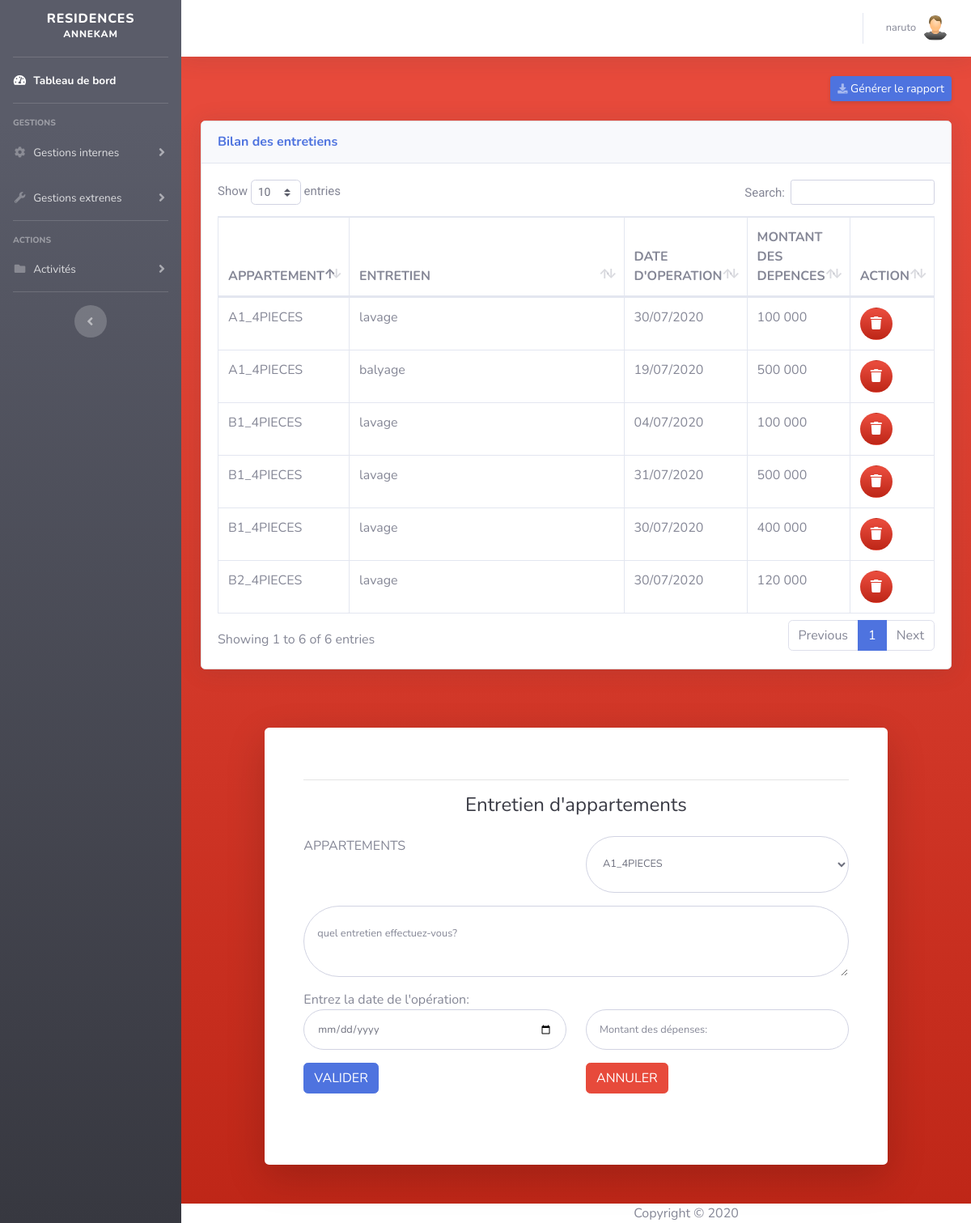
The page /admin/recoveries.php (signed in) on the database its author committed.
### tables this page shows
CREATE TABLE IF NOT EXISTS `entretien` (
  `id_ent` varchar(11) NOT NULL,
  `lib_ent` varchar(255) NOT NULL,
  `id_appart` int(11) NOT NULL,
  `dat_op` date NOT NULL,
  `mont_entretien` int(11) NOT NULL,
  PRIMARY KEY (`id_ent`),
  KEY `id_appart` (`id_appart`)
);

CREATE TABLE IF NOT EXISTS `appartement` (
  `id_appart` int(11) NOT NULL AUTO_INCREMENT,
  `lib_appart` varchar(30) NOT NULL,
  `tar_jour` int(11) NOT NULL,
  `tar_mois` int(11) NOT NULL,
  `id_bat` int(3) NOT NULL,
  PRIMARY KEY (`id_appart`),
  KEY `appartement_ibfk_1` (`id_bat`)
);

### Model/Recovery.php (called while the page is built, shortened)
<?php
	class recovery
	{
		public function all_recoveries()
		{
			require 'confige.php';
	        $ent = $bdd->query("SELECT SQL_NO_CACHE e.lib_ent, e.mont_entretien, e.dat_op, a.lib_appart, e.mont_entretien, e.id_ent FROM entretien e, appartement a WHERE e.id_appart=a.id_appart");
	        return $ent;
		}
	}
?>

### admin/recoveries.php (the view, shortened to what this page needs)
<?php
  include("../Model/confige.php");
  require "../Model/Recovery.php";
?>
<!DOCTYPE html>
<html lang="en">
<head>
  <link href="../vendor/fontawesome-free/css/all.min.css" rel="stylesheet" type="text/css">
  <link href="../css/sb-admin-2.min.css" rel="stylesheet">
  <link href="../vendor/datatables/dataTables.bootstrap4.min.css" rel="stylesheet">
  <link rel="stylesheet" href="../assets/css/tablestyle.css">
  <link rel="stylesheet" href="../assets/css/style.css">
</head>
<body id="page-top">
  <div id="wrapper">
    <div id="content-wrapper" class="d-flex flex-column bg-gradient-danger">
      <div id="content">
        <nav class="navbar navbar-expand navbar-light bg-white topbar mb-4 static-top shadow">
          <ul class="navbar-nav ml-auto">
            <li class="nav-item dropdown no-arrow">
              <a class="nav-link dropdown-toggle" href="#" id="userDropdown" role="button" data-toggle="dropdown" aria-haspopup="true" aria-expanded="false">
                <span class="mr-2 d-none d-lg-inline text-gray-600 small"><?php echo $_SESSION['pseudo']?></span>
                <img class="img-profile rounded-circle" src="../assets/images/icons/user.png">
              </a>
            </li>
          </ul>
        </nav>
        <div class="container-fluid">
          <div class="d-sm-flex align-items-center justify-content-between mb-4">
            <button class="d-none d-sm-inline-block btn btn-sm btn-primary shadow-sm" onclick="imprimer('section_to_print');"><i class="fas fa-download fa-sm text-white-50"></i> Générer le rapport</button>
          </div>
          <div class="card shadow mb-4">
            <div class="card-header py-3">
              <h6 class="m-0 font-weight-bold text-primary">Bilan des entretiens</h6>
            </div>
            <div class="card-body">
              <div class="table-responsive" id="section_to_print">
                <table class="table table-bordered" id="dataTable" width="100%" cellspacing="0" >
                  <thead>
                      <tr>
                        <th>APPARTEMENT</th><th>ENTRETIEN</th><th><span>DATE D'OPERATION</span></th>
                      <th><span>MONTANT DES DEPENCES</span></th><th><span>ACTION</span></th>
                    </tr>
                  </thead>
                  <tbody>
                    <?php
                      $see = (new recovery())->all_recoveries();
                      while($fen = $see->fetch())
                      {
                        $timestampd = strtotime($fen[2]);
                        $new_format1 = date("d/m/Y", $timestampd);
                        echo'<tr><td>'.$fen[3].'</td><td style="width:450px">'.$fen[0].'</td><td>'.$new_format1.'</td><td >'.number_format($fen[1], 0, ',', ' ').'</td><td><form method="post" action="../Model/delete.php"><input type="text" value="'.$fen[5].'" style="display: none;" name="id"><button class="btn btn-circle bg-gradient-danger" type="submit" name="delrec"><font color="white"><i class="fa fa-trash"></i></font></button></form></td></tr>';
                      }
                    ?>
                  </tbody>
                </table>
              </div>
            </div>
          </div>
        </div>
    <div class="container">
        <div class="row justify-content-center">
            <div class="col-xl-10 col-lg-12 col-md-9">
              <div class="card o-hidden border-0 shadow-lg my-5">
                <div class="card-body p-0">
                <div class="row">
                  <div class="col-lg-12">
                      <div class="p-5">
                        <hr>
                        <div class="text-center">
                          <h1 class="h4 text-gray-900 mb-4">Entretien d'appartements</h1>
                        </div>
                        <form class="user" method="post">
                          <div class="form-group row">
                        <div class="col-sm-6 mb-3 mb-sm-0">APPARTEMENTS</div>
                              <div class="col-sm-6">
                                <select name="ap" class="form-control form-control-user" style=" height: 70px">
                                    <?php
                                      $app = $bdd->query("SELECT SQL_NO_CACHE id_appart, lib_appart FROM appartement");
                                      while($f = $app->fetch())
                                      {
                                        echo'<option value="'.$f[0].'">'.$f[1].'</option>';
                                      }
                                    ?>
                                </select>
                              </div>
                        </div>
                          <div class="form-group"><textarea name="lib" class="form-control form-control-user"/ required placeholder="quel entretien effectuez-vous?"></textarea></div>
                          <div class="form-group row">
                            <div class="col-sm-6 mb-3 mb-sm-0">
                              Entrez la date de l'opération:
                              <input type="date" name="d" class="form-control form-control-user" />
                            </div>
                            <div class="col-sm-6">
                              <br>
                              <input type="text" name="m" class="form-control form-control-user" placeholder="Montant des dépenses:"/>
                            </div>
                          </div>
                          <div class="form-group row">
                            <div class="col-sm-6 mb-3 mb-sm-0"><button type="submit" name="ok" class="btn btn-primary">VALIDER</button></div>
                            <div class="col-sm-6 mb-3 mb-sm-0"><button type="reset" name="reset" class="btn btn-danger">ANNULER</button></div>
                          </div>
                        </form><br>
                      </div>
                  </div>
                </div>
              </div>
          </div>
          </div>
        </div>
    </div>
     </div>
      <footer class="sticy-footer bg-white">
        <div class="container my-auto">
          <div class="copyright text-center my-auto">
            <span>Copyright &copy; 2020</span>
          </div>
        </div>
      </footer>
    </div>
  </div>
</body>
</html>

### assets/css/tablestyle.css (style rules this page uses)
a:link { color: #636465; text-decoration: none; }

### assets/css/style.css (style rules this page uses)
* { margin: 0; padding: 0; box-sizing: border-box; -webkit-box-sizing: border-box; -moz-box-sizing: border-box; -webkit-font-smoothing: antialiased; -moz-font-smoothing: antialiased; -o-font-smoothing: antialiased; font-smoothing: antialiased; text-rendering: optimizeLegibility; }
.copyright { text-align: center; width: 1200px }
option { font-size: 15px font-weight:bold; font-family: "Roboto", Helvetica, Arial, sans-serif; }

### rows shown on the page
entretien: id_appart.lib_appart "B2_4PIECES", lib_ent "lavage", dat_op "30/07/2020", mont_entretien "120 000"
entretien: id_appart.lib_appart "A1_4PIECES", lib_ent "lavage", dat_op "30/07/2020", mont_entretien "100 000"
entretien: id_appart.lib_appart "B1_4PIECES", lib_ent "lavage", dat_op "04/07/2020", mont_entretien "100 000"
entretien: id_appart.lib_appart "B1_4PIECES", lib_ent "lavage", dat_op "31/07/2020", mont_entretien "500 000"
entretien: id_appart.lib_appart "A1_4PIECES", lib_ent "balyage", dat_op "19/07/2020", mont_entretien "500 000"
entretien: id_appart.lib_appart "B1_4PIECES", lib_ent "lavage", dat_op "30/07/2020", mont_entretien "400 000"

### other values the page prints
$_SESSION['pseudo'] "naruto"
form field ap "A1_4PIECES"
